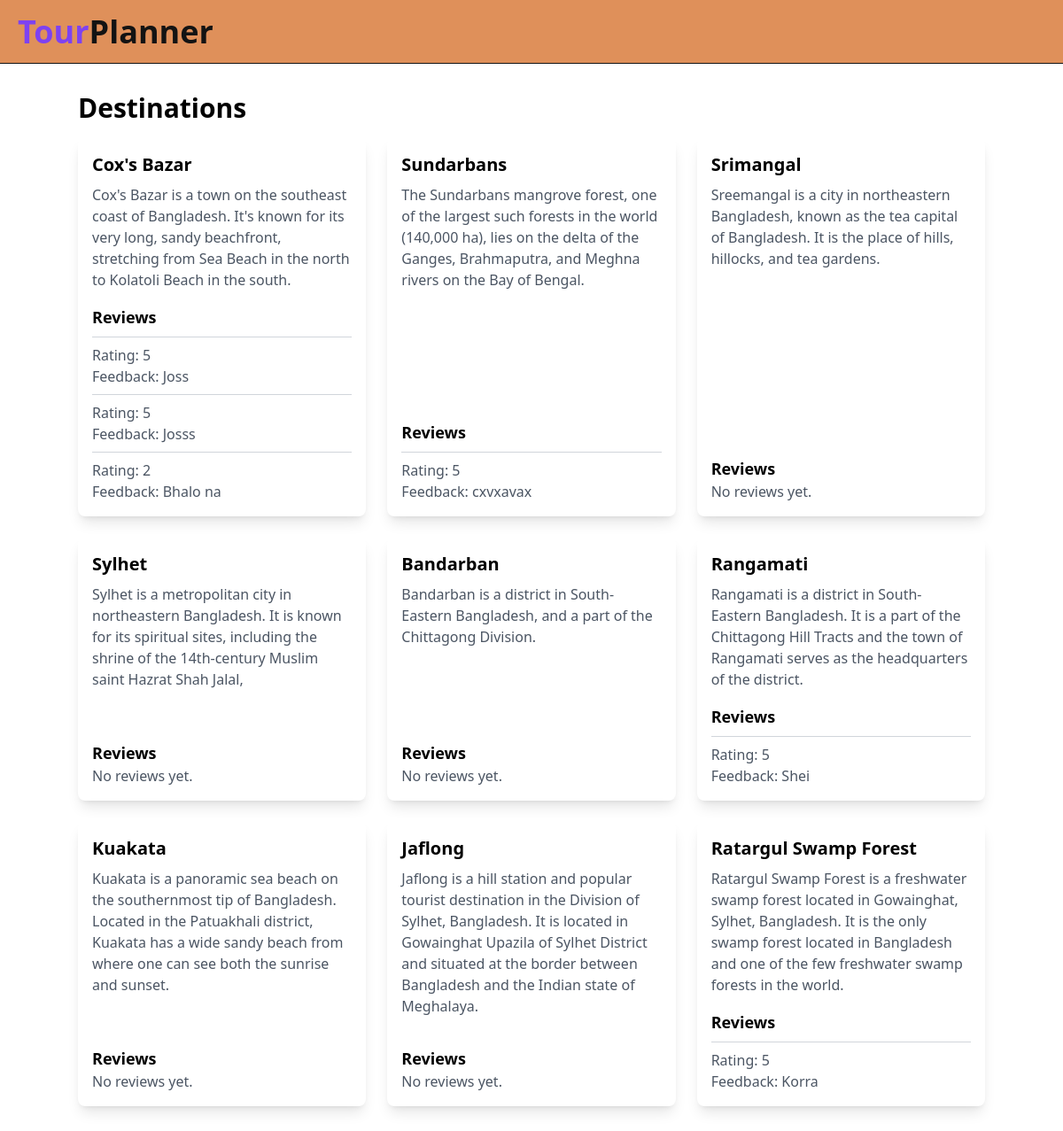
The app's page /see_destination with its own data.
### app/models.py (models this page shows, shortened)
class TourDestination(db.Model):
    __tablename__ = 'tour_destinations'
    destination_id = db.Column(db.Integer, primary_key=True)
    destination_name = db.Column(db.String(100))
    destination_description = db.Column(db.Text)

class Reviews(db.Model):
    __tablename__ = 'reviews'
    user_id = db.Column(db.Integer, db.ForeignKey('users.user_id'), primary_key=True)
    dest_id = db.Column(db.Integer, db.ForeignKey('tour_destinations.destination_id'), primary_key=True)
    rating = db.Column(db.Integer)
    feedback = db.Column(db.Text)

### app/routes.py (the view)
@app.route('/see_destination', methods=['GET', 'POST'])
def see_destination():
    destinations = TourDestination.query.all()
    destination_reviews = {}
    for destination in destinations:
        reviews = Reviews.query.filter_by(dest_id=destination.destination_id).limit(3).all()
        destination_reviews[destination] = reviews
    return render_template('see_destination.html', destinations=destinations, destination_reviews=destination_reviews)

### app/templates/see_destination.html (shortened to what this page needs)
{% extends "index.html" %}
{% block content %}
<div class="container mx-auto py-8">
    <h1 class="text-3xl font-bold mb-4">Destinations</h1>
    <div class="grid grid-cols-1 md:grid-cols-2 lg:grid-cols-3 gap-6">
        {% for destination in destinations %}
        <div class="bg-white rounded-lg shadow-lg p-4 flex flex-col">
            <h2 class="text-xl font-semibold mb-2">{{ destination.destination_name }}</h2>
            <p class="text-gray-600 flex-1">{{ destination.destination_description }}</p>
            <h3 class="text-lg font-semibold mt-4">Reviews</h3>
            {% if destination_reviews[destination]%}
                {% for review in destination_reviews[destination] %}
                    <div class="border-t border-gray-300 mt-2 pt-2">
                        <p class="text-gray-600">Rating: {{ review.rating }}</p>
                        <p class="text-gray-600">Feedback: {{ review.feedback }}</p>
                    </div>
                {% endfor %}
            {% else %}
                <p class="text-gray-600">No reviews yet.</p>
            {% endif %}
        </div>
        {% endfor %}
    </div>
</div>
{% endblock %}

### app/templates/index.html (shortened to what this page needs)
<!DOCTYPE html>
<html lang="en">
<head>
    <script src="https://cdn.tailwindcss.com"></script>
</head>
<body style="margin: 0; padding: 0; box-sizing: border-box; scroll-behavior: smooth;">
    <header>
        <nav class="bg-secondary mx-auto flex justify-between items-center px-5 py-4 border-b-[1px] border-txt h-[4.5rem]">
                <a href="{{ url_for('index')}}" class="text-txt font-bold text-4xl"><span class="text-primary">Tour</span>Planner</a>
        </nav>
    </header>
    <main>
    {% block content %}
    {% endblock %}
    </main>
</body>
</html>

### records on screen
TourDestination: destination_name "Cox's Bazar", destination_description "Cox's Bazar is a town on the southeast coast of Bangladesh. It's known for its very long, sandy beachfront, stretching from Sea Beach in the north to Kolatoli Beach in the south."
Reviews: rating "5", feedback "Joss"
Reviews: rating "5", feedback "Josss"
Reviews: rating "2", feedback "Bhalo na"
TourDestination: destination_name "Sundarbans", destination_description "The Sundarbans mangrove forest, one of the largest such forests in the world (140,000 ha), lies on the delta of the Ganges, Brahmaputra, and Meghna rivers on the Bay of Bengal."
Reviews: rating "5", feedback "cxvxavax"
TourDestination: destination_name "Srimangal", destination_description "Sreemangal is a city in northeastern Bangladesh, known as the tea capital of Bangladesh. It is the place of hills, hillocks, and tea gardens.", shows "No reviews yet."
TourDestination: destination_name "Sylhet", destination_description "Sylhet is a metropolitan city in northeastern Bangladesh. It is known for its spiritual sites, including the shrine of the 14th-century Muslim saint Hazrat Shah Jalal,", shows "No reviews yet."
TourDestination: destination_name "Bandarban", destination_description "Bandarban is a district in South-Eastern Bangladesh, and a part of the Chittagong Division.", shows "No reviews yet."
TourDestination: destination_name "Rangamati", destination_description "Rangamati is a district in South-Eastern Bangladesh. It is a part of the Chittagong Hill Tracts and the town of Rangamati serves as the headquarters of the district."
Reviews: rating "5", feedback "Shei"
TourDestination: destination_name "Kuakata", destination_description "Kuakata is a panoramic sea beach on the southernmost tip of Bangladesh. Located in the Patuakhali district, Kuakata has a wide sandy beach from where one can see both the sunrise and sunset.", shows "No reviews yet."
TourDestination: destination_name "Jaflong", destination_description "Jaflong is a hill station and popular tourist destination in the Division of Sylhet, Bangladesh. It is located in Gowainghat Upazila of Sylhet District and situated at the border between Bangladesh and the Indian state of Meghalaya.", shows "No reviews yet."
TourDestination: destination_name "Ratargul Swamp Forest", destination_description "Ratargul Swamp Forest is a freshwater swamp forest located in Gowainghat, Sylhet, Bangladesh. It is the only swamp forest located in Bangladesh and one of the few freshwater swamp forests in the world."
Reviews: rating "5", feedback "Korra"
